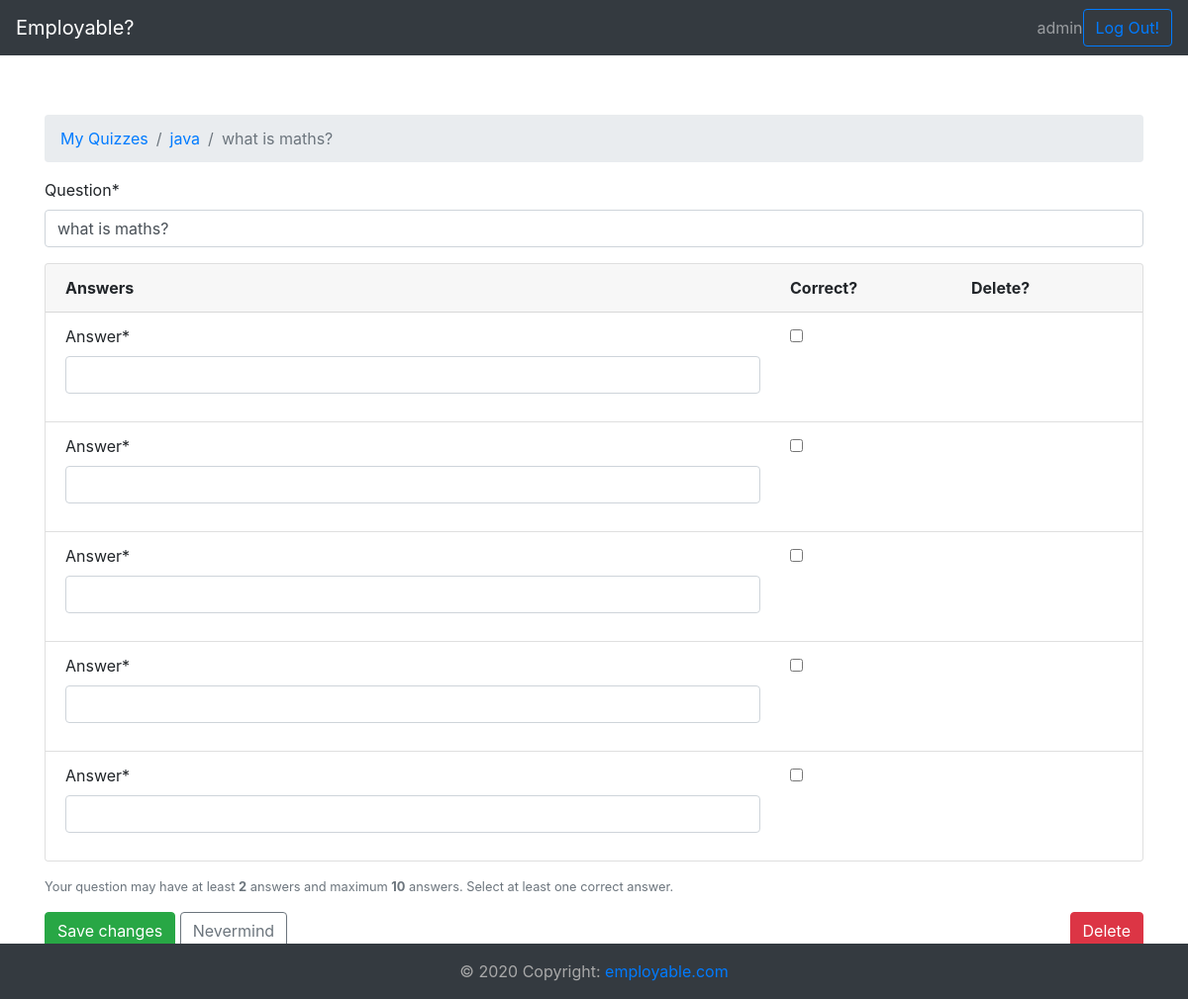
Page /company/quiz/1/question/1 (signed in) on the committed database.
### accounts/models.py (models this page shows)
class User(AbstractUser):
    is_student = models.BooleanField(default=False)
    is_company = models.BooleanField(default=False)
    has_details = models.BooleanField(default=False)
    about = models.TextField(max_length=1000)
    image = models.ImageField(upload_to='profile_image',blank = True, null = True)
    website = models.CharField(max_length=40)

### exam/models.py (models this page shows, shortened)
class Quiz(models.Model):
    owner = models.ForeignKey(User, on_delete=models.CASCADE, related_name='quizzes')
    name = models.CharField(max_length=255)
    subject = models.ForeignKey(Subject, on_delete=models.CASCADE, related_name='quizzes')
    location = models.CharField(max_length=50)
    skills_Required = models.CharField(max_length = 50)
    education = models.CharField(max_length = 50)
    work_exporience = models.CharField(max_length = 50)
    ctc = models.IntegerField()
    posts = models.CharField(max_length=20)

class Question(models.Model):
    quiz = models.ForeignKey(Quiz, on_delete=models.CASCADE, related_name='questions')
    text = models.CharField('Question', max_length=255)

### company/views.py (the view)
# urls.py: path('quiz/<int:quiz_pk>/question/<int:question_pk>',views.question_change,name='changeQuestion'),
def question_change(request, quiz_pk, question_pk):
    quiz = get_object_or_404(Quiz, pk=quiz_pk, owner=request.user)
    question = get_object_or_404(Question, pk=question_pk, quiz=quiz)
    AnswerFormSet = inlineformset_factory(
        Question,  # parent model
        Answer,  # base model
        formset=BaseAnswerInlineFormSet,
        fields=('text', 'is_correct'),
        min_num=2,
        validate_min=True,
        max_num=10,
        validate_max=True
    )
    if request.method == 'POST':
        form = QuestionForm(request.POST, instance=question)
        formset = AnswerFormSet(request.POST, instance=question)
        if form.is_valid() and formset.is_valid():
            with transaction.atomic():
                form.save()
                formset.save()
            return redirect('updateQuiz', quiz.pk)
    else:
        form = QuestionForm(instance=question)
        formset = AnswerFormSet(instance=question)
    return render(request, 'company/question_change_form.html', {
        'quiz': quiz,
        'question': question,
        'form': form,
        'formset': formset
    })

### exam/forms.py
class QuestionForm(ModelForm):
    class Meta:
        model = Question
        fields = ('text', )

### templates/company/question_change_form.html (shortened to what this page needs)
{% load crispy_forms_tags %}
<!DOCTYPE html>
<html lang="en">
<head>
    <link rel="stylesheet" href="https://stackpath.bootstrapcdn.com/bootstrap/4.1.3/css/bootstrap.min.css">
</head>
<body>
    <nav class="navbar navbar-expand-lg navbar-dark bg-dark sticky-top">
        <div class="collapse navbar-collapse" id="navbarTogglerDemo01">
          <a class="navbar-brand" href={% url 'home' %}>Employable?</a>
          {% if user.is_authenticated %}
          <span class="navbar-text active">
            {{user}}
          </span>
          <button class="btn btn-outline-primary my-2 my-sm-0" onclick=location.href='{% url 'logout' %}' type="submit">Log Out!</button>
          {% else %}
            <button class="btn btn-outline-primary my-2 my-sm-0" style = 'margin-right: 4px;' onclick=location.href='{% url 'login' %}'  type="submit">login</button>
            <button class="btn btn-outline-primary my-2 my-sm-0" onclick=location.href='{% url 'signup' %}' type="submit">Signup with us!</button>
          {% endif %}
        </div>
      </nav>
    <div class='container' style= 'margin-top:60px'>
        {% if user.is_authenticated %}
    {% if request.user.is_company %}
    <nav aria-label="breadcrumb">
        <ol class="breadcrumb">
          <li class="breadcrumb-item"><a href="{% url 'quizList' %}">My Quizzes</a></li>
          <li class="breadcrumb-item"><a href="{% url 'updateQuiz' quiz.pk %}">{{ quiz.name }}</a></li>
          <li class="breadcrumb-item active" aria-current="page">{{ question.text }}</li>
        </ol>
      </nav>
      <form method="post" novalidate>
        {{ form|crispy }}
        <div class="card mb-3{% if formset.errors %} border-danger{% endif %}">
          <div class="card-header">
            <div class="row">
              <div class="col-8">
                <strong>Answers</strong>
              </div>
              <div class="col-2">
                <strong>Correct?</strong>
              </div>
              <div class="col-2">
                <strong>Delete?</strong>
              </div>
            </div>
          </div>
          <div class="list-group list-group-flush list-group-formset">
            {% for form in formset %}
              <div class="list-group-item">
                <div class="row">
                  <div class="col-8">
                    {{ form.text|as_crispy_field }}
                  </div>
                  <div class="col-2">
                    {{ form.is_correct }}
                  </div>
                  <div class="col-2">
                  </div>
                </div>
              </div>
            {% endfor %}
          </div>
        </div>
        <p>
          <small class="form-text text-muted">Your question may have at least <strong>2</strong> answers and maximum <strong>10</strong> answers. Select at least one correct answer.</small>
        </p>
        <button type="submit" class="btn btn-success">Save changes</button>
        <a href="{% url 'quizList'%}" class="btn btn-outline-secondary" role="button">Nevermind</a>
        <a href="" class="btn btn-danger float-right">Delete</a>
      </form>
    {%else%}
    <p>you need to login as a teacher first</p>
    {% endif %}
    {% else %}
    <p>you need to login first</p>
    {% endif %}
</div>
<nav class=" bg-dark fixed-bottom">
    <div class="footer-copyright text-center py-3 container" style='color:darkgray'>© 2020 Copyright:
      <a href="{% url 'home' %}"> employable.com</a>
    </div>
  </nav>
</body>
</html>

### rows in the picture
User: username "admin", is_company True (drawn)
Quiz: name "java"
Question: text "what is maths?"
